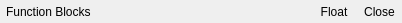
<?xml version="1.0" encoding="UTF-8"?>
<ui version="4.0">
 <class>FunctionBlockDockTitleBar</class>
 <widget class="QWidget" name="FunctionBlockDockTitleBar">
  <property name="geometry">
   <rect>
    <x>0</x>
    <y>0</y>
    <width>402</width>
    <height>23</height>
   </rect>
  </property>
  <property name="windowTitle">
   <string>FunctionBlockDockTitleBar</string>
  </property>
  <layout class="QVBoxLayout" name="verticalLayout">
   <property name="spacing">
    <number>0</number>
   </property>
   <property name="leftMargin">
    <number>0</number>
   </property>
   <property name="topMargin">
    <number>0</number>
   </property>
   <property name="rightMargin">
    <number>0</number>
   </property>
   <property name="bottomMargin">
    <number>0</number>
   </property>
   <item>
    <layout class="QHBoxLayout" name="horizontalLayout">
     <property name="spacing">
      <number>2</number>
     </property>
     <property name="leftMargin">
      <number>6</number>
     </property>
     <item>
      <widget class="QLabel" name="TitleLabel">
       <property name="text">
        <string>Function Blocks</string>
       </property>
       <property name="margin">
        <number>4</number>
       </property>
      </widget>
     </item>
     <item>
      <spacer name="horizontalSpacer">
       <property name="orientation">
        <enum>Qt::Horizontal</enum>
       </property>
       <property name="sizeHint" stdset="0">
        <size>
         <width>40</width>
         <height>20</height>
        </size>
       </property>
      </spacer>
     </item>
     <item>
      <widget class="QToolButton" name="FloatBtn">
       <property name="text">
        <string>Float</string>
       </property>
       <property name="toolButtonStyle">
        <enum>Qt::ToolButtonFollowStyle</enum>
       </property>
       <property name="autoRaise">
        <bool>true</bool>
       </property>
      </widget>
     </item>
     <item>
      <widget class="QToolButton" name="CloseBtn">
       <property name="text">
        <string>Close</string>
       </property>
       <property name="toolButtonStyle">
        <enum>Qt::ToolButtonFollowStyle</enum>
       </property>
       <property name="autoRaise">
        <bool>true</bool>
       </property>
      </widget>
     </item>
    </layout>
   </item>
  </layout>
 </widget>
 <layoutdefault spacing="6" margin="11"/>
 <resources/>
 <connections/>
</ui>
